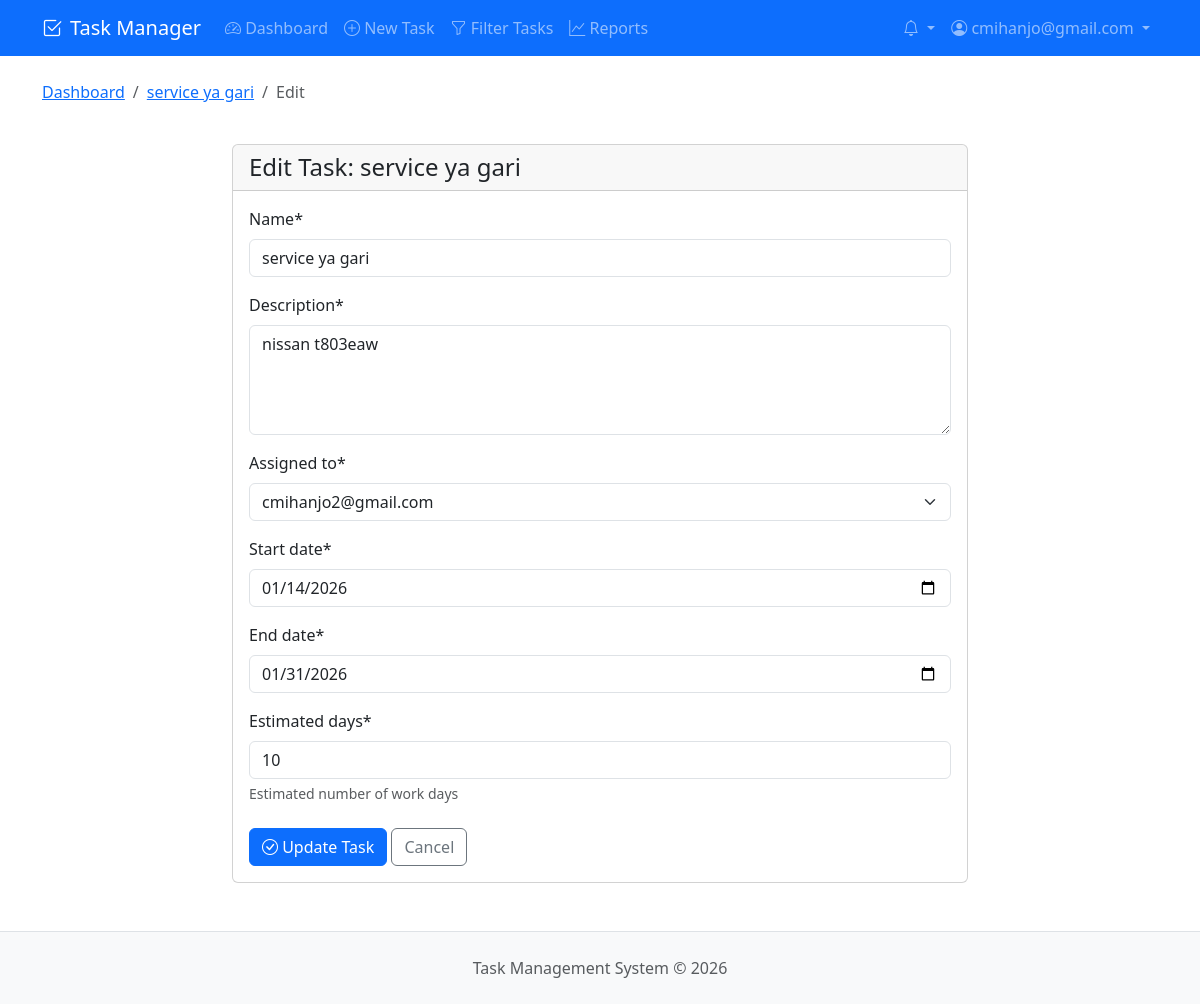
Screenshot of /tasks/3/edit/ (signed in) with the database file from the repository.
### tasks/models.py (models this page shows, shortened)
class Task(models.Model):
    STATUS_CHOICES = [
        ('pending', 'Pending'),
        ('in_progress', 'In Progress'),
        ('completed', 'Completed'),
        ('needs_extension', 'Needs Extension'),
        ('extension_granted', 'Extension Granted'),
        ('closed', 'Closed'),
    ]
    name = models.CharField(max_length=200)
    description = models.TextField()
    assigned_to = models.ForeignKey(User, on_delete=models.CASCADE, related_name='assigned_tasks')
    created_by = models.ForeignKey(User, on_delete=models.CASCADE, related_name='created_tasks')
    created_at = models.DateTimeField(auto_now_add=True)
    start_date = models.DateField()
    end_date = models.DateField()
    estimated_days = models.PositiveIntegerField(help_text="Estimated number of work days")
    extension_days = models.PositiveIntegerField(default=0)
    status = models.CharField(max_length=20, choices=STATUS_CHOICES, default='pending')
    completed_at = models.DateTimeField(null=True, blank=True)
    is_completed = models.BooleanField(default=False)
    class Meta:
        ordering = ['-created_at']
        permissions = [
            ("can_view_all_tasks", "Can view all tasks"),
        ]

### tasks/views.py (the view)
# urls.py: path('<int:task_id>/edit/', views.edit_task, name='edit_task'),
@login_required
def edit_task(request, task_id):
    task = get_object_or_404(Task, id=task_id)
    if not (request.user == task.created_by or request.user.groups.filter(name='Manager').exists()):
        messages.error(request, 'You do not have permission to edit this task.')
        return redirect('tasks:task_detail', task_id=task.id)
    if request.method == 'POST':
        form = TaskForm(request.POST, instance=task, user=request.user)
        if form.is_valid():
            form.save()
            TaskUpdate.objects.create(
                task=task,
                user=request.user,
                update_type='progress',
                message=f'Task updated by {request.user.get_full_name() or request.user.username}'
            )
            messages.success(request, 'Task updated successfully!')
            return redirect('tasks:task_detail', task_id=task.id)
    else:
        form = TaskForm(instance=task, user=request.user)
    return render(request, 'tasks/edit_task.html', {'form': form, 'task': task})

### tasks/forms.py
class TaskForm(forms.ModelForm):
    start_date = forms.DateField(widget=forms.DateInput(attrs={'type': 'date'}))
    end_date = forms.DateField(widget=forms.DateInput(attrs={'type': 'date'}))
    class Meta:
        model = Task
        fields = ['name', 'description', 'assigned_to', 'start_date', 'end_date', 'estimated_days']
        widgets = {
            'description': forms.Textarea(attrs={'rows': 4}),
        }
    def __init__(self, *args, **kwargs):
        user = kwargs.pop('user', None)
        super().__init__(*args, **kwargs)
        if user and user.groups.filter(name='Manager').exists():
            self.fields['assigned_to'].queryset = User.objects.filter(groups__name='Staff')
        else:
            self.fields['assigned_to'].queryset = User.objects.filter(id=user.id)
            self.fields['assigned_to'].initial = user
            self.fields['assigned_to'].widget = forms.HiddenInput()

### templates/tasks/edit_task.html (shortened to what this page needs)
{% extends 'base.html' %}
{% load crispy_forms_tags %}
{% block content %}
<div class="row mb-4">
    <div class="col-12">
        <nav aria-label="breadcrumb">
            <ol class="breadcrumb">
                <li class="breadcrumb-item"><a href="{% url 'tasks:dashboard' %}">Dashboard</a></li>
                <li class="breadcrumb-item"><a href="{% url 'tasks:task_detail' task.id %}">{{ task.name|truncatechars:20 }}</a></li>
                <li class="breadcrumb-item active">Edit</li>
            </ol>
        </nav>
    </div>
</div>
<div class="row justify-content-center">
    <div class="col-md-8">
        <div class="card">
            <div class="card-header">
                <h4 class="mb-0">Edit Task: {{ task.name }}</h4>
            </div>
            <div class="card-body">
                <form method="post">
                    {{ form|crispy }}
                    <div class="mt-4">
                        <button type="submit" class="btn btn-primary">
                            <i class="bi bi-check-circle"></i> Update Task
                        </button>
                        <a href="{% url 'tasks:task_detail' task.id %}" class="btn btn-outline-secondary">Cancel</a>
                    </div>
                </form>
            </div>
        </div>
    </div>
</div>
{% endblock %}

### templates/base.html (shortened to what this page needs)
<!DOCTYPE html>
<html lang="en" data-bs-theme="light">
<head>
    <link href="https://cdn.jsdelivr.net/npm/bootstrap@5.3.0/dist/css/bootstrap.min.css" rel="stylesheet">
    <link rel="stylesheet" href="https://cdn.jsdelivr.net/npm/bootstrap-icons@1.10.0/font/bootstrap-icons.css">
</head>
<body>
    <nav class="navbar navbar-expand-lg navbar-dark bg-primary">
        <div class="container">
            <a class="navbar-brand" href="{% url 'tasks:dashboard' %}">
                <i class="bi bi-check2-square me-2"></i>Task Manager
            </a>
            <div class="collapse navbar-collapse" id="navbarNav">
                <ul class="navbar-nav me-auto">
                    {% if user.is_authenticated %}
                        <li class="nav-item">
                            <a class="nav-link" href="{% url 'tasks:dashboard' %}">
                                <i class="bi bi-speedometer2"></i> Dashboard
                            </a>
                        </li>
                        <li class="nav-item">
                            <a class="nav-link" href="{% url 'tasks:create_task' %}">
                                <i class="bi bi-plus-circle"></i> New Task
                            </a>
                        </li>
                        <li class="nav-item">
                            <a class="nav-link" href="{% url 'tasks:filter_tasks' %}">
                                <i class="bi bi-funnel"></i> Filter Tasks
                            </a>
                        </li>
                        {% if user.groups.all.0.name == 'Manager' %}
                        <li class="nav-item">
                            <a class="nav-link" href="{% url 'tasks:reports' %}">
                                <i class="bi bi-graph-up"></i> Reports
                            </a>
                        </li>
                        {% endif %}
                    {% endif %}
                </ul>
                <ul class="navbar-nav">
                    {% if user.is_authenticated %}
                        <li class="nav-item dropdown">
                            <a class="nav-link dropdown-toggle" href="#" id="notificationsDropdown" role="button"
                            data-bs-toggle="dropdown" aria-expanded="false">
                                <i class="bi bi-bell"></i>
                            </a>
                        </li>
                        <li class="nav-item dropdown">
                            <a class="nav-link dropdown-toggle" href="#" id="userDropdown" role="button"
                               data-bs-toggle="dropdown" aria-expanded="false">
                                <i class="bi bi-person-circle"></i> {{ user.username }}
                            </a>
                        </li>
                    {% endif %}
                </ul>
            </div>
        </div>
    </nav>
    <main class="container my-4">
        {% block content %}{% endblock %}
    </main>
    <footer class="bg-light border-top py-4 mt-5">
        <div class="container text-center">
            <p class="text-muted mb-0">Task Management System &copy; {% now "Y" %}</p>
        </div>
    </footer>
</body>
</html>

### rows the page displays
Task: name "service ya gari", description "nissan t803eaw", assigned_to "cmihanjo2@gmail.com", start_date "01/14/2026", end_date "01/31/2026", estimated_days "10"

### other values shown
{{ user.username }} "cmihanjo@gmail.com"
